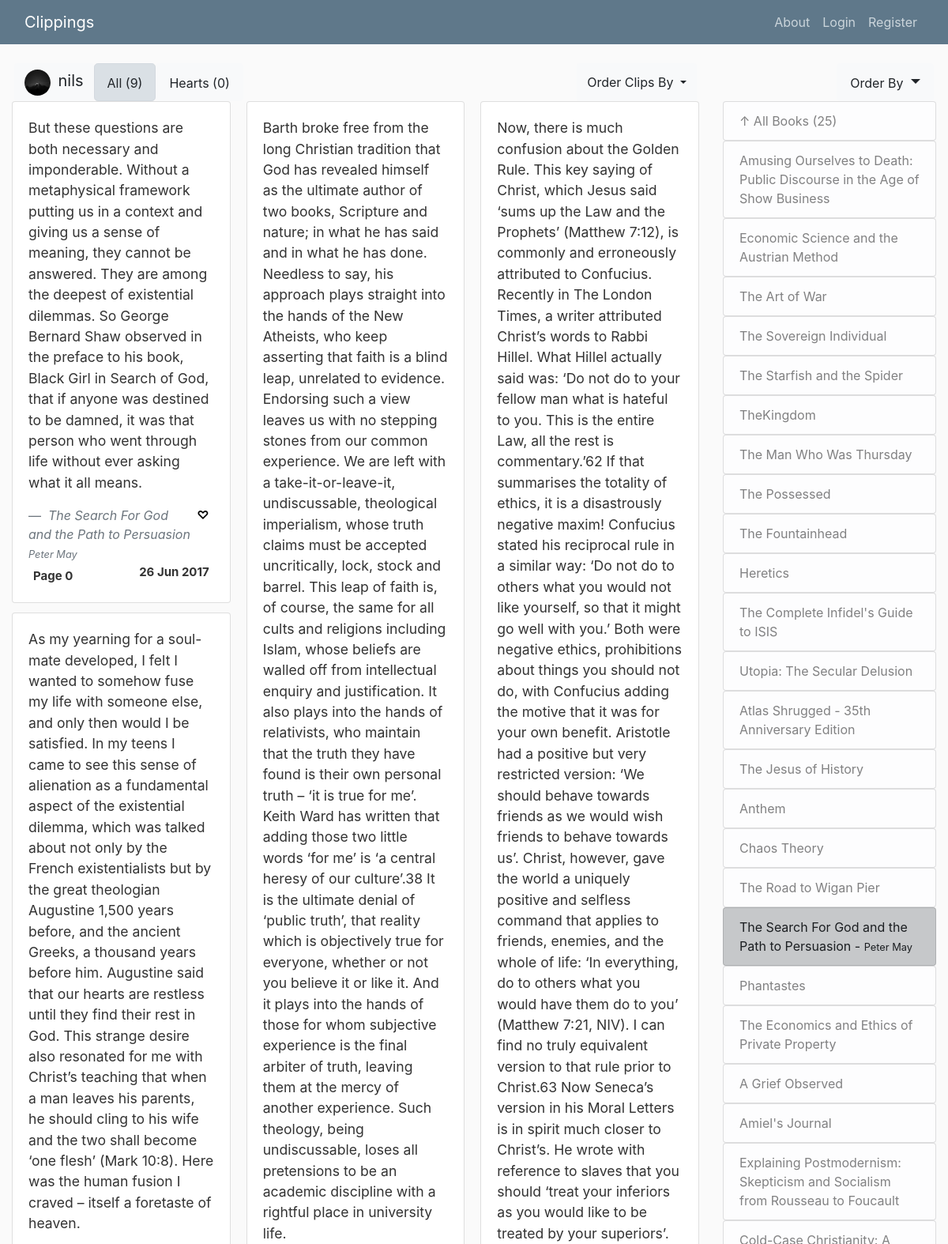
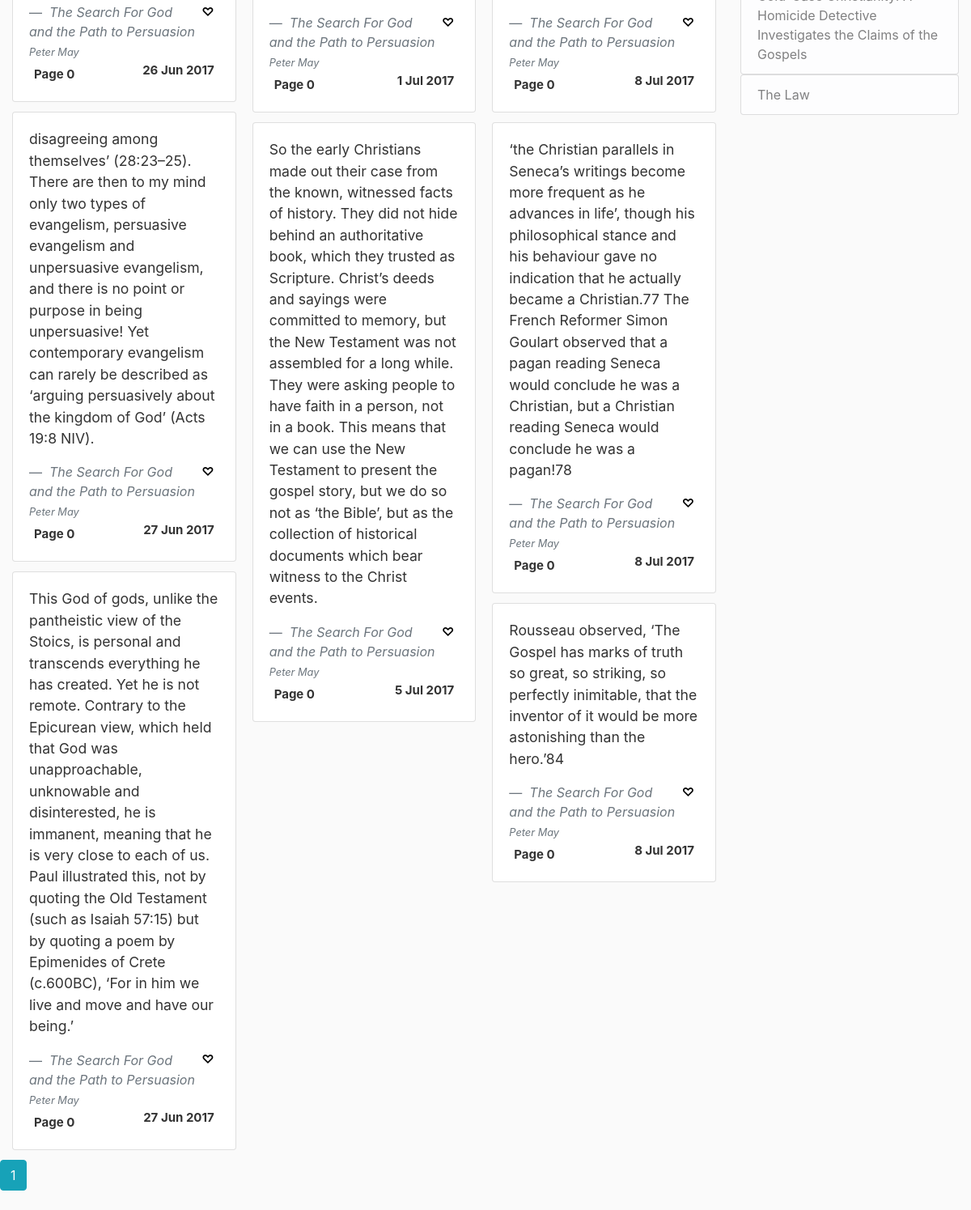
Screenshot of /nils/The Search For God and the Path to Persuasion with the database file from the repository (2 pictures, top to bottom).
### clippings/models.py (models this page shows, shortened)
class User(db.Model, UserMixin):
    id = db.Column(db.Integer, primary_key=True)
    username = db.Column(db.String(20), unique=True, nullable=False)
    email = db.Column(db.String(120), unique=True, nullable=False)
    image_file = db.Column(db.String(20), nullable=False, default='default.jpg')
    password = db.Column(db.String(60), nullable=False)
    posts = db.relationship('Post', backref='author', lazy=True)
    likes = db.relationship('Clip', secondary=likes, backref='liked_by', lazy=True)

class Clip(db.Model):
    id = db.Column(db.Integer, primary_key=True)
    title = db.Column(db.String(400), nullable=False)
    author = db.Column(db.String(400), nullable=False)
    page = db.Column(db.Integer, nullable=False)
    location = db.Column(db.String(20), nullable=False)
    date = db.Column(db.DateTime, nullable=False, default=datetime.utcnow)
    clipping = db.Column(db.Text, nullable=False)
    is_favorite = db.Column(db.Boolean, default=False, nullable=False)
    user_id = db.Column(db.Integer, db.ForeignKey('user.id'), nullable=False)

### clippings/clips/routes.py (the view)
@clips.route("/<string:username>", methods=['GET', 'POST'])
@clips.route("/<string:username>/<string:title>", methods=['GET', 'POST'])
def user_book(username, title=None):
    user = User.query.filter_by(username=username).first_or_404()
    page = request.args.get('page', 1, type=int)
    clip_order = request.args.get('order_by', 'date.desc()')
    book_order = request.args.get('book_order', 'date.desc()')
    order = order_by.get(clip_order)
    b_order = order_by.get(book_order)
    clips_count = 0
    favorite_id = request.args.get('favorite_id')
    show_favorites = request.args.get('favorite')
    if(favorite_id):
        add_favorite(favorite_id)
    if(title == None):
        clips = Clip.query.filter_by(user_id=user.id).order_by(order).paginate(per_page=30, page=page)
        clips_count = Clip.query.filter_by(user_id=user.id).count()
        favorite_count = Clip.query.filter_by(user_id=user.id, is_favorite=True).count()
        if(show_favorites):
            clips = Clip.query.filter_by(user_id=user.id, is_favorite=True).order_by(order).paginate(per_page=30, page=page)
    else:
        clip_order = request.args.get('order_by', 'page.asc()')
        order = order_by.get(clip_order)
        clips = Clip.query.filter_by(user_id=user.id, title=title).order_by(order).paginate(per_page=30, page=page)
        clips_count = Clip.query.filter_by(user_id=user.id, title=title).count()
        favorite_count = Clip.query.filter_by(user_id=user.id, title=title, is_favorite=True).count()
        if(show_favorites):
            clips = Clip.query.filter_by(user_id=user.id, title=title, is_favorite=True).order_by(order).paginate(per_page=30, page=page)
    books = Clip.query.filter_by(user_id=user.id).order_by(b_order).group_by(Clip.title).distinct(Clip.title)
    books_count = Clip.query.filter_by(user_id=user.id).order_by(b_order).group_by(Clip.title).distinct(Clip.title).count()
    return render_template('user_book.html.j2', clips=clips, user=user, books=books, title_selected=title,
                           order_by=clip_order, book_order=book_order, clips_count=clips_count, books_count=books_count,
                           add_favorite=add_favorite, favorite_count=favorite_count, favorite=show_favorites)

### clippings/templates/user_book.html.j2
{% extends 'layout.html.j2' %}
{% block content_header %}
{% include 'clip_sort.html.j2' with context%}
{% endblock content_header %}
{% block content %}
<div class="card-columns">
        {% for clip in clips.items %}
        <div class="card">
                <div class="card-body">
                    <blockquote class="blockquote mb-0">
                        <p style="font-size:1.1rem;">{{ clip.clipping }}</p>
                        <a class="no-style" href="{{url_for('clips.user_book', username=user.username, title=clip.title)}}">
                        {% if clip.is_favorite %}
                            {% if user == current_user%}
                                <a href="{{url_for('clips.user_book', username=user.username, title=title_selected, page=page_num, order_by=order_by, favorite=favorite, favorite_id=clip.id)}}"><span class="badge float-right">❤</span></a>
                            {% else %}
                                <span class="badge float-right">❤</span>
                            {% endif %}
                        {% else %}
                            {% if user == current_user%}
                                <a href="{{url_for('clips.user_book', username=user.username, title=title_selected, page=page_num, order_by=order_by, favorite=favorite, favorite_id=clip.id)}}"><span class="badge float-right">♡</span></a>
                             {% else %}
                                <span class="badge float-right">♡</span>
                            {% endif %}
                        {% endif %}
                        <footer class="blockquote-footer">
                            <cite> {{ clip.title }}
                                <small>{{ clip.author }}</small>
                            </cite>
                        </footer>
                        </a>
                        <div class="badge"> Page {{ clip.page }} </div>
                        <span class="badge float-right">{{ clip.date.strftime("%-d %b %Y") }}</span>
                    </blockquote>
                </div>
        </div>
        {% endfor %}
</div>
    <div class="row">
        {% for page_num in clips.iter_pages(left_edge=1, right_edge=1, left_current=1, right_current=2) %}
                    {% if page_num %}
                        {% if clips.page == page_num %}
                            <a class="btn btn-info mb-4" href="{{url_for('clips.user_book', username=user.username, title=title_selected, page=page_num, order_by=order_by)}}">{{page_num}}</a>
                        {% else %}
                            <a class="btn btn-outline-info mb-4" href="{{url_for('clips.user_book', username=user.username, title=title_selected, page=page_num, order_by=order_by)}}">{{page_num}}</a>
                        {% endif %}
                    {% else %}
                        ...
                    {% endif %}
        {% endfor %}
    </div>
{% endblock content %}
{% block sidebar_header %}
    {% include 'book_sort.html.j2' with context%}
{% endblock sidebar_header %}
{% block right_sidebar %}
            <ul class="list-group">
            <a href="{{url_for('clips.user_book', username=user.username)}}">
                    <li class="list-group-item list-group-item-light"> 	&uarr; All Books ({{(books_count)}})</li></a>
            {% for book in books%}
                {% if book.title == title_selected%}
                    <a href="{{url_for('clips.user_book', username=user.username, order_by=order_by, book_order=book_order)}}">
                    <li class="list-group-item list-group-item-dark">{{book.title}}
                    - <small>{{ book.author }}</small></li></a>
                {% else %}
                    <a href="{{url_for('clips.user_book', username=user.username, title=book.title, order_by='page.asc()', book_order=book_order)}}">
                    <li class="list-group-item list-group-item-light">{{book.title}}</li>
                    </a>
                {% endif %}
            {% endfor %}
            </ul>
{% endblock right_sidebar %}

### clippings/templates/clip_sort.html.j2 (shortened to what this page needs)
<div class="row" style="margin-right:3px; margin-left: 3px;">
    <button type="button" class="btn btn-light">
    <img class="rounded-circle header-img" src="{{ url_for('static', filename='profile_pics/' + user.image_file) }}">
    <span style="font-size: 1.25rem;">{{user.username}}<span></button>
        {% if favorite == 'true' %}
            <a href="{{url_for('clips.user_book', username=user.username, title=title_selected, page=page_num, order_by=order_by)}}">
            <button class="btn btn-lg btn-light"><span style="font-size: 1rem;">All ({{(clips_count)}})<span></button>
            </a>
            <a href="{{url_for('clips.user_book', username=user.username, title=title_selected, page=page_num, order_by=order_by, favorite='true')}}">
            <button class="btn btn-lg btn-light active"><span style="font-size: 1rem;">Hearts ({{(favorite_count)}})<span></button>
            </a>
        {% else %}
            <a href="{{url_for('clips.user_book', username=user.username, title=title_selected, page=page_num, order_by=order_by)}}">
            <button class="btn btn-lg btn-light active"><span style="font-size: 1rem;">All ({{(clips_count)}})<span></button>
            </a>
            <a href="{{url_for('clips.user_book', username=user.username, title=title_selected, page=page_num, order_by=order_by, favorite='true')}}">
            <button class="btn btn-lg btn-light"><span style="font-size: 1rem;">Hearts ({{(favorite_count)}})<span></button>
            </a>
        {% endif %}
        <button class="btn btn-secondary btn-light dropdown-toggle ml-auto" type="button" id="dropdownMenuButton" data-toggle="dropdown" aria-haspopup="true" aria-expanded="false">
         Order Clips By
        </button>
</div>

### clippings/static/main.css (style rules this page uses)
body { background: #fafafa; color: #333333; margin-top: 5rem; }
.header-img { height: 33px; width: 33px; margin-right: 5px; }
.no-style:hover, .no-style:visited, .no-style:link, .no-style:active { color: black; text-decoration: none; }

### rows the page displays
User: image_file (picture), username "nils"
Clip: clipping "But these questions are both necessary and imponderable. Without a metaphysical framework putting us in a context and giving us a sense of meaning, they cannot be answered. They are among the deepest of existential dilemmas. So George Bernard Shaw observed in the preface to his book, Black Girl in Search of God, that if anyone was destined to be damned, it was that person who went through life without ever asking what it all means.", title "The Search For God and the Path to Persuasion", author "Peter May", page "0", date "26 Jun 2017"
Clip: clipping "As my yearning for a soul-mate developed, I felt I wanted to somehow fuse my life with someone else, and only then would I be satisfied. In my teens I came to see this sense of alienation as a fundamental aspect of the existential dilemma, which was talked about not only by the French existentialists but by the great theologian Augustine 1,500 years before, and the ancient Greeks, a thousand years before him. Augustine said that our hearts are restless until they find their rest in God. This strange desire also resonated for me with Christ’s teaching that when a man leaves his parents, he should cling to his wife and the two shall become ‘one flesh’ (Mark 10:8). Here was the human fusion I…", title "The Search For God and the Path to Persuasion", author "Peter May", page "0", date "26 Jun 2017"
Clip: clipping "disagreeing among themselves’ (28:23–25). There are then to my mind only two types of evangelism, persuasive evangelism and unpersuasive evangelism, and there is no point or purpose in being unpersuasive! Yet contemporary evangelism can rarely be described as ‘arguing persuasively about the kingdom of God’ (Acts 19:8 NIV).", title "The Search For God and the Path to Persuasion", author "Peter May", page "0", date "27 Jun 2017"
Clip: clipping "This God of gods, unlike the pantheistic view of the Stoics, is personal and transcends everything he has created. Yet he is not remote. Contrary to the Epicurean view, which held that God was unapproachable, unknowable and disinterested, he is immanent, meaning that he is very close to each of us. Paul illustrated this, not by quoting the Old Testament (such as Isaiah 57:15) but by quoting a poem by Epimenides of Crete (c.600BC), ‘For in him we live and move and have our being.’", title "The Search For God and the Path to Persuasion", author "Peter May", page "0", date "27 Jun 2017"
Clip: clipping "Barth broke free from the long Christian tradition that God has revealed himself as the ultimate author of two books, Scripture and nature; in what he has said and in what he has done. Needless to say, his approach plays straight into the hands of the New Atheists, who keep asserting that faith is a blind leap, unrelated to evidence. Endorsing such a view leaves us with no stepping stones from our common experience. We are left with a take-it-or-leave-it, undiscussable, theological imperialism, whose truth claims must be accepted uncritically, lock, stock and barrel. This leap of faith is, of course, the same for all cults and religions including Islam, whose beliefs are walled off from…", title "The Search For God and the Path to Persuasion", author "Peter May", page "0", date "1 Jul 2017"
Clip: clipping "So the early Christians made out their case from the known, witnessed facts of history. They did not hide behind an authoritative book, which they trusted as Scripture. Christ’s deeds and sayings were committed to memory, but the New Testament was not assembled for a long while. They were asking people to have faith in a person, not in a book. This means that we can use the New Testament to present the gospel story, but we do so not as ‘the Bible’, but as the collection of historical documents which bear witness to the Christ events.", title "The Search For God and the Path to Persuasion", author "Peter May", page "0", date "5 Jul 2017"
Clip: clipping "Now, there is much confusion about the Golden Rule. This key saying of Christ, which Jesus said ‘sums up the Law and the Prophets’ (Matthew 7:12), is commonly and erroneously attributed to Confucius. Recently in The London Times, a writer attributed Christ’s words to Rabbi Hillel. What Hillel actually said was: ‘Do not do to your fellow man what is hateful to you. This is the entire Law, all the rest is commentary.’62 If that summarises the totality of ethics, it is a disastrously negative maxim! Confucius stated his reciprocal rule in a similar way: ‘Do not do to others what you would not like yourself, so that it might go well with you.’ Both were negative ethics, prohibitions about…", title "The Search For God and the Path to Persuasion", author "Peter May", page "0", date "8 Jul 2017"
Clip: clipping "‘the Christian parallels in Seneca’s writings become more frequent as he advances in life’, though his philosophical stance and his behaviour gave no indication that he actually became a Christian.77 The French Reformer Simon Goulart observed that a pagan reading Seneca would conclude he was a Christian, but a Christian reading Seneca would conclude he was a pagan!78", title "The Search For God and the Path to Persuasion", author "Peter May", page "0", date "8 Jul 2017"
Clip: clipping "Rousseau observed, ‘The Gospel has marks of truth so great, so striking, so perfectly inimitable, that the inventor of it would be more astonishing than the hero.’84", title "The Search For God and the Path to Persuasion", author "Peter May", page "0", date "8 Jul 2017"
Clip: title "Amusing Ourselves to Death: Public Discourse in the Age of Show Business"
Clip: title "Economic Science and the Austrian Method"
Clip: title "The Art of War"
Clip: title "The Sovereign Individual"
Clip: title "The Starfish and the Spider"
Clip: title "TheKingdom"
Clip: title "The Man Who Was Thursday"
Clip: title "The Possessed"
Clip: title "The Fountainhead"
Clip: title "Heretics"
Clip: title "The Complete Infidel's Guide to ISIS"
Clip: title "Utopia: The Secular Delusion"
Clip: title "Atlas Shrugged - 35th Anniversary Edition"
Clip: title "The Jesus of History"
Clip: title "Anthem"
Clip: title "Chaos Theory"
Clip: title "The Road to Wigan Pier"
Clip: title "Phantastes"
Clip: title "The Economics and Ethics of Private Property"
Clip: title "A Grief Observed"
Clip: title "Amiel's Journal"
Clip: title "Explaining Postmodernism: Skepticism and Socialism from Rousseau to Foucault"
Clip: title "Cold-Case Christianity: A Homicide Detective Investigates the Claims of the Gospels"
Clip: title "The Law"

### other values shown
{{ (clips_count) }} "9"
{{ (favorite_count) }} "0"
{{ page_num }} "1"
{{ (books_count) }} "25"
